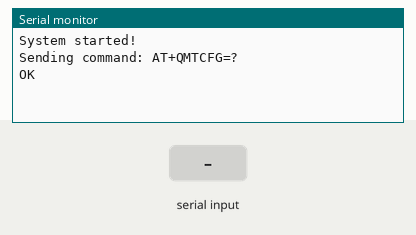
Recording of a sketch running on a simulated Arduino Uno, built with avr-gcc and run on an emulated ATmega328P. Shown: the last lines printed to the serial monitor. The test bench sets the inputs (shaded band). The modem accepts every AT command (registered, SIM ready, sends succeed) and sends nothing else.

Above: at 2.8 s.
2.9 s: ">" received over the second serial link
At 4.0 s:
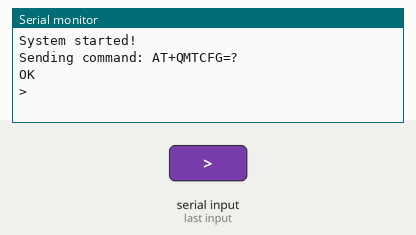
5.9 s: "1" received over the second serial link
At 6.3 s:
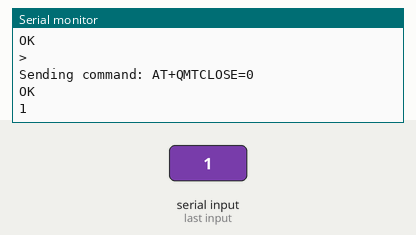

The sketch:

EC800M_4g_mqtt_uno.ino
```cpp
#include <SoftwareSerial.h>
SoftwareSerial SIM(2, 3);

void test_send_cmd() {
  Serial.println("Sending command: AT+QMTCFG=?");
  SIM.println("AT+QMTCFG=?");
  waitForResponse();
}

void connect_mqtt() {
  Serial.println("Sending command: AT+QMTCLOSE=0");
  SIM.println("AT+QMTCLOSE=0");
  waitForResponse();

  Serial.println("Sending command: AT+QMTCFG=\"version\",0,4");
  SIM.println("AT+QMTCFG=\"version\",0,4");
  waitForResponse();

  // Lệnh mở kết nối MQTT
  Serial.println("Sending command: AT+QMTOPEN=0,\"mqtt.fuvitech.vn\",1883");
  SIM.println("AT+QMTOPEN=0,\"mqtt.fuvitech.vn\",1883");
  waitForResponse();

  // Lệnh kết nối MQTT client
  Serial.println("Sending command: AT+QMTCONN=0,\"uniqueClientID\"");
  SIM.println("AT+QMTCONN=0,\"uniqueClientID\"");
  waitForResponse();

  // Lệnh đăng ký topic
  Serial.println("Sending command: AT+QMTSUB=0,123,\"Anhchamchi\",1");
  SIM.println("AT+QMTSUB=0,1,\"Anhchamchi\",1");
  waitForResponse();
}

void publish_mqtt() {
  // Gửi lệnh publish MQTT
  Serial.println("Sending command: AT+QMTPUBEX=0,0,0,0,\"Anhsiengnang\",5");
  SIM.println("AT+QMTPUBEX=0,0,0,0,\"Anhsiengnang\",5");

  // Chờ phản hồi từ module
  unsigned long start_time = millis();
  String response = "";
  unsigned long timeout = 10000;  // Thời gian chờ 10 giây

  while (millis() - start_time < timeout) {
    if (SIM.available()) {
      char c = SIM.read();
      response += c;
      Serial.write(c);  // In từng ký tự phản hồi để debug

      // Kiểm tra nếu nhận được ký tự '>'
      if (c == '>') {
        Serial.println("\nReceived '>', sending message: hello");
        SIM.println("hello");  // Gửi tin nhắn "hello"
        break;                 // Thoát khỏi vòng lặp sau khi gửi tin nhắn
      }
    }
  }

  Serial.println("\nResponse from module:");
  Serial.println(response);  // In toàn bộ phản hồi
}


void waitForResponse() {
  unsigned long start_time = millis();
  String response = "";
  unsigned long timeout = 3000;  // Thời gian chờ 10 giây

  while (millis() - start_time < timeout) {
    if (SIM.available()) {
      char c = SIM.read();
      response += c;
      Serial.write(c);  // In từng ký tự phản hồi để debug
    }
  }

  Serial.println("\nResponse from module:");
  Serial.println(response);
}

void setup() {
  Serial.begin(115200);
  SIM.begin(115200);
  delay(1000);
  Serial.println("System started!");
  delay(1000);

  test_send_cmd();
  connect_mqtt();
  publish_mqtt();
}

void loop() {
}
```

Measured:
- after the input at 2.9 s, the serial monitor: prints a new line at once (image 1)
- after the input at 5.9 s, the serial monitor: prints a new line at once (image 2)
